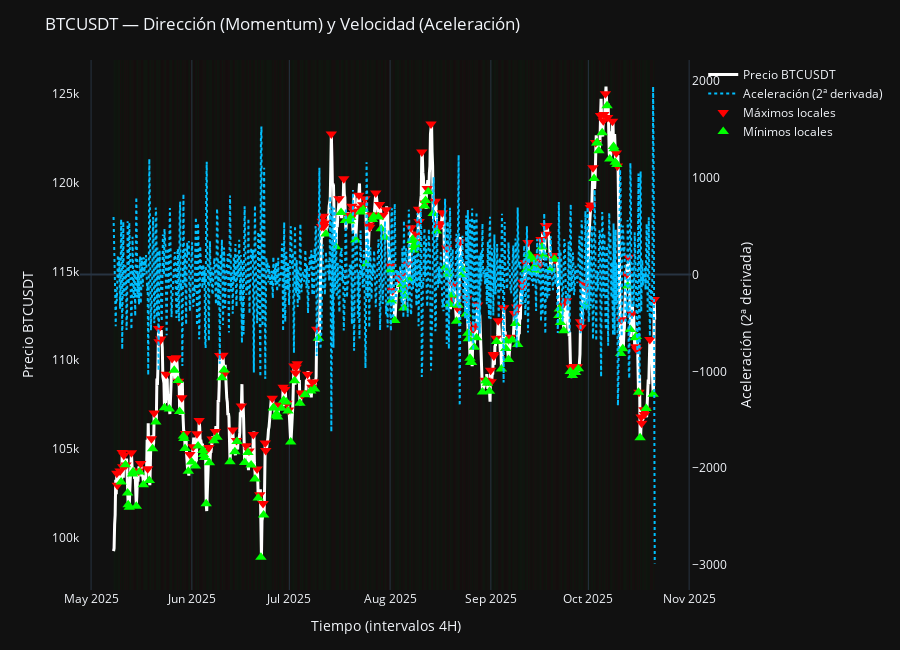

Source (notebook cell):
### Code cell
# ==========================================================
# 📈 BTCUSDT — Dirección (Momentum) y Velocidad (Aceleración)
# ==========================================================
import numpy as np
import plotly.graph_objects as go

# --- 1️⃣ Dataset real desde data_full ---
df_btc = data_full["BTCUSDT"]["df"].copy()
df_btc = df_btc.sort_values("Open time").reset_index(drop=True)

# --- 2️⃣ Calcular derivadas ---
df_btc["Momentum"] = np.gradient(df_btc["Close"])
df_btc["Acceleration"] = np.gradient(df_btc["Momentum"])

# --- 3️⃣ Determinar zonas alcistas/bajistas según el signo del momentum ---
df_btc["Trend"] = np.where(df_btc["Momentum"] >= 0, "Bullish", "Bearish")

# --- 4️⃣ Detectar cambios de dirección (puntos críticos) ---
critical_points = np.where(np.diff(np.sign(df_btc["Momentum"])))[0]
max_points = [i for i in critical_points if df_btc["Acceleration"].iloc[i] < 0]
min_points = [i for i in critical_points if df_btc["Acceleration"].iloc[i] > 0]

# --- 5️⃣ Crear gráfico con fondo coloreado según dirección ---
fig = go.Figure()

# Fondo de color según momentum
for i in range(1, len(df_btc)):
    color = "rgba(0,255,0,0.08)" if df_btc["Trend"].iloc[i] == "Bullish" else "rgba(255,0,0,0.08)"
    fig.add_vrect(
        x0=df_btc["Open time"].iloc[i-1], x1=df_btc["Open time"].iloc[i],
        fillcolor=color, line_width=0, opacity=0.4, layer="below"
    )

# Precio BTCUSDT (eje izquierdo)
fig.add_trace(go.Scatter(
    x=df_btc["Open time"], y=df_btc["Close"],
    name="Precio BTCUSDT",
    line=dict(color="white", width=3),
    yaxis="y1"
))

# Aceleración (eje derecho)
fig.add_trace(go.Scatter(
    x=df_btc["Open time"], y=df_btc["Acceleration"],
    name="Aceleración (2ª derivada)",
    line=dict(color="deepskyblue", width=2, dash="dot"),
    yaxis="y2"
))

# Flechas o marcadores para los puntos críticos
fig.add_trace(go.Scatter(
    x=df_btc.loc[max_points, "Open time"],
    y=df_btc.loc[max_points, "Close"],
    mode="markers",
    name="Máximos locales",
    marker=dict(color="red", size=10, symbol="triangle-down"),
    yaxis="y1"
))
fig.add_trace(go.Scatter(
    x=df_btc.loc[min_points, "Open time"],
    y=df_btc.loc[min_points, "Close"],
    mode="markers",
    name="Mínimos locales",
    marker=dict(color="lime", size=10, symbol="triangle-up"),
    yaxis="y1"
))

# --- 6️⃣ Layout final ---
fig.update_layout(
    template="plotly_dark",
    title="BTCUSDT — Dirección (Momentum) y Velocidad (Aceleración)",
    xaxis=dict(title="Tiempo (intervalos 4H)"),
    yaxis=dict(title="Precio BTCUSDT", side="left", showgrid=False),
    yaxis2=dict(
        title="Aceleración (2ª derivada)",
        overlaying="y",
        side="right",
        showgrid=False
    ),
    legend=dict(
        x=1.02, y=1,
        bgcolor="rgba(0,0,0,0)",
        bordercolor="rgba(0,0,0,0)"
    ),
    margin=dict(r=200, t=60, b=60, l=80),
    height=650
)

fig.show()
